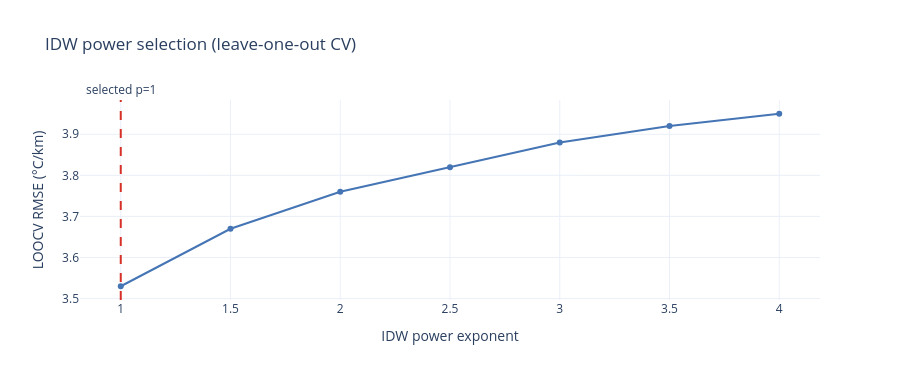

The code cell stored with this chart in its notebook:
### Markdown cell above
## 4. Interpolation validation

We interpolate the **geothermal gradient** (depth-normalised), not raw
temperature. The IDW power is chosen by minimising leave-one-out RMSE.

### Code cell
print(f"Selected IDW power: {out.field.best_power}")
print(f"LOOCV gradient RMSE: {out.field.loocv_rmse_c_per_km} C/km")
print(f"LOOCV gradient MAE:  {out.field.loocv_mae_c_per_km} C/km")
power_search_curve(out.power_search.sweep, out.field.best_power)

### Figure 1 — Plotly figure (JSON) as saved in the notebook; plotly's stock layout.template omitted (floating-point values rounded to 4 significant figures)
{"data": [{"line": {"color": "#4575b4"}, "mode": "lines+markers", "type": "scatter", "x": [1.0, 1.5, 2.0, 2.5, 3.0, 3.5, 4.0], "y": [3.53, 3.67, 3.76, 3.82, 3.88, 3.92, 3.95]}], "layout": {"annotations": [{"showarrow": false, "text": "selected p=1", "x": 1.0, "xanchor": "center", "xref": "x", "y": 1, "yanchor": "bottom", "yref": "y domain"}], "height": 380, "shapes": [{"line": {"color": "#d73027", "dash": "dash"}, "type": "line", "x0": 1.0, "x1": 1.0, "xref": "x", "y0": 0, "y1": 1, "yref": "y domain"}], "title": {"text": "IDW power selection (leave-one-out CV)"}, "xaxis": {"title": {"text": "IDW power exponent"}}, "yaxis": {"title": {"text": "LOOCV RMSE (°C/km)"}}}}
